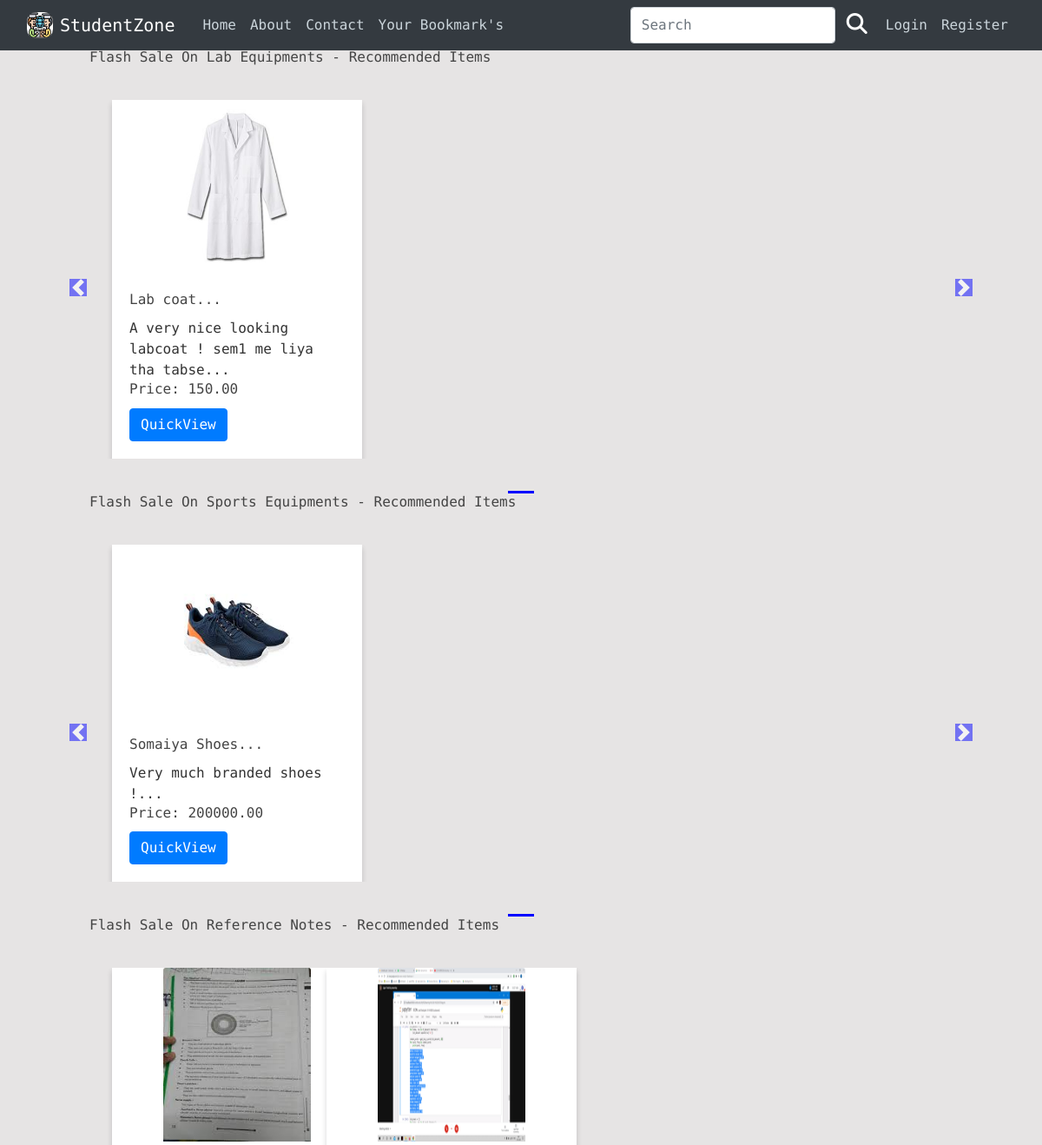
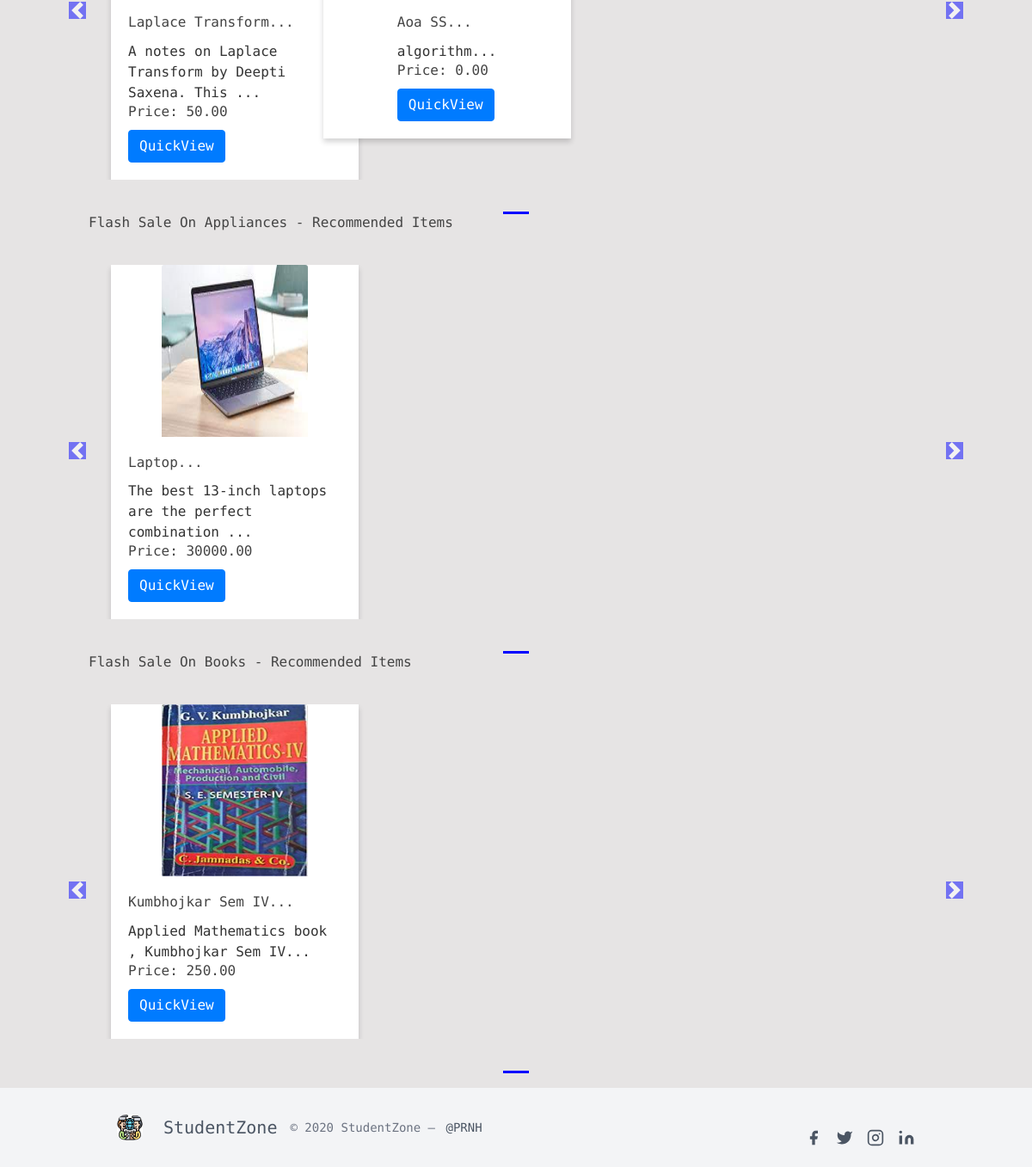
/temp/, run on the app's committed database (2 pictures, top to bottom).
### blog/models.py (models this page shows, shortened)
class Post(models.Model):
    title = models.CharField(max_length=100)
    prod_img = models.ImageField(
        default='default_thumbnail.png', upload_to='Product_images')
    price = models.DecimalField(
        max_digits=10, decimal_places=2, null=False, default=0.00)
    content = models.TextField()
    date_posted = models.DateTimeField(default=timezone.now)
    author = models.ForeignKey(User, on_delete=models.CASCADE)
    category = models.CharField(
        max_length=30, choices=Category_choices, default='Miscellenous')
    bookmark = models.ManyToManyField(User, related_name='bookmark')

### blog/views.py (the view)
# urls.py: path('temp/', views.temp, name='temp'),
def temp(request):
    allPosts = []
    catprods = Post.objects.values('category', 'id')
    cats = {item['category'] for item in catprods}
    for cat in cats:
        prod = Post.objects.filter(category=cat)
        n = len(prod)
        nSlides = n // 4 + math.ceil((n / 4) - (n // 4))
        allPosts.append([prod, range(1, nSlides), nSlides])
    params = {'allPosts': allPosts}
    return render(request, 'blog/temp.html', params)

### blog/templates/blog/temp.html (shortened to what this page needs)
{% extends 'blog/base.html' %}
{% block content %}
{% load static %}
<div class="container">
    {% for product,range,nslides in allPosts %}
    <h5 class="my-4">Flash Sale On {{product.0.category}} - Recommended Items</h5>
    <div class="row">
        <div id="demo{{forloop.counter}}" class="col carousel slide my-3" data-ride="carousel">
            <ul class="carousel-indicators">
                <li data-target="#demo{{forloop.counter}}" data-slide-to="0" class="active"></li>
            </ul>
            <div class="container carousel-inner no-padding">
                <div class="carousel-item active">
                    {% for i in product %}
                    <div class="col-xs-3 col-sm-3 col-md-3">
                        <div class="card align-items-center" style="width: 18rem;">
                            <img src='/media/{{i.prod_img}}' class="card-img-top" alt="...">
                            <div class="card-body">
                                <h2 class="card-title" id="namepr{{i.id}}">{{i.title|slice:"0:20"}}...</h2>
                                <p class="card-text">{{i.content|slice:"0:53"}}...</p>
                                <h6 class="card-title">Price: <span id="pricepr{{i.id}}">{{i.price}}</span></h6>
                                <a href="{% url 'post-detail' i.id %}"><button id="qv{{i.id}}"
                                        class="btn btn-primary cart">QuickView</button></a>
                            </div>
                        </div>
                    </div>
                    {% endfor %}
                </div>
            </div>
        </div>
        <a class="carousel-control-prev" href="#demo{{forloop.counter}}" data-slide="prev">
            <span class="carousel-control-prev-icon"></span>
        </a>
        <a class="carousel-control-next" href="#demo{{forloop.counter}}" data-slide="next">
            <span class="carousel-control-next-icon"></span>
        </a>
    </div>
    {% endfor %}
</div>
{% endblock %}

### blog/static/blog/main.css (style rules this page uses)
body { background: #fafafa; color: #333333; margin-top: 5rem; }
h1, h2, h3, h4, h5, h6 { color: #444444; }
ul { margin: 0; }
.card { transition: transform 0.2s ease; box-shadow: 0 4px 6px 0 rgba(22, 22, 26, 0.18); border-radius: 0; border: 0; }

### data on the page
Post: category "Lab Equipments", prod_img (picture), title "Lab coat", content "A very nice looking labcoat ! sem1 me liya tha tabse", price "150.00"
Post: category "Sports Equipments", prod_img (picture), title "Somaiya Shoes", content "Very much branded shoes !", price "200000.00"
Post: category "Reference Notes", prod_img (picture), title "Laplace Transform", content "A notes on Laplace Transform by Deepti Saxena. This", price "50.00"
Post: prod_img (picture), title "Aoa SS", content "algorithm", price "0.00"
Post: category "Appliances", prod_img (picture), title "Laptop", content "The best 13-inch laptops are the perfect combination", price "30000.00"
Post: category "Books", prod_img (picture), title "Kumbhojkar Sem IV", content "Applied Mathematics book , Kumbhojkar Sem IV", price "250.00"
